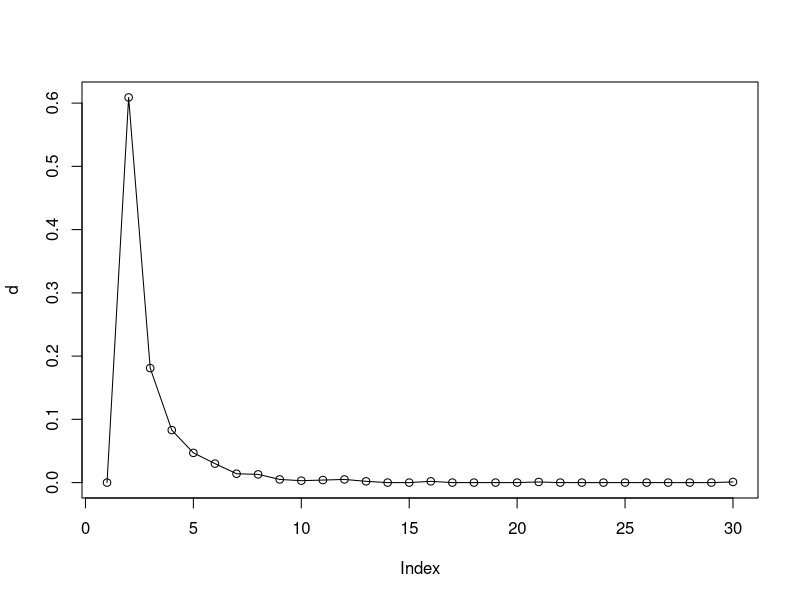

The R script that drew this image: (Note: this script raises an error after producing the figure.)
library(igraph)
#a
#create a undirected network with a fat-tailed degree distribution
g <- barabasi.game(1000,directed=FALSE)
d<-degree.distribution(g)
#png(filename="/Users/mysteryjoe/Desktop/ucla/ee232/figure1.png")
plot(d, type="o")
#diameter(g)
dev.off()
diameters<-0
count<-0
for(i in 1:100){
  g <- barabasi.game(1000,directed=FALSE)
  diameters<-diameters+diameter(g)
	if(is.connected(g))
	{
	count<-count+1
	}
}
#k<-count
print(count)
print(diameters/100)
#b
# find the giant connected component
cl <- clusters(g)
gccIndex = which.max(cl$csize)
nonGccNodes <- (1:vcount(g))[cl$membership != gccIndex]
gcc <- delete.vertices(g, nonGccNodes)
fc <- cluster_fast_greedy(gcc)
png(filename="p2.png")
plot(wc, gcc, vertex.size=5, vertex.label=NA)
dev.off()
#c
g <- barabasi.game(10000,directed=FALSE)
cl = clusters(g)
gccIndex = which.max(cl$csize)
#print(gccIndex+1)
nonGccNodes = (1:vcount(g))[cl$membership != gccIndex]
gcc <- delete.vertices(g,nonGccNodes)
struct = fastgreedy.community(gcc)
print(struct)
mod = modularity(struct)

print("modularity=")
print(modularity(gcc,membership(struct)))

##create a undirected network with a fat-tailed degree distribution with 10000 nodes
cl = clusters(g)
gccIndex = which.max(cl$csize)
#print(gccIndex+1)
nonGccNodes = (1:vcount(g))[cl$membership != gccIndex]
gcc <- delete.vertices(g,nonGccNodes)
struct = fastgreedy.community(gcc)
print(struct)
mod = modularity(struct)
print("modularity=")
print(modularity(gcc,membership(struct)))
#d
g <- barabasi.game(10000,power=-3, directed = FALSE)
degreesVector <- degree(g)
for (p in 1:10000){
  #randomly choose node i
  i<-sample(1:10000,1)
  b<-sample(1:degreesVector[i],1)
  #randomly choose the neighborhood node of i
  j<-neighborhood(g,1,i)[[1]][b+1]
  if(p==1){
    deg<-degreesVector[j]
    }else{
      deg<-c(deg,degreesVector[j])
    }
}
hs <- hist(deg, breaks=seq(-0.5, by=1 , length.out=max(deg)+2))
#degree distribution of node j 
dd <- data.frame(x=hs$mids, y=hs$density)
#png(filename="/Users/mysteryjoe/Desktop/ucla/ee232/figure2.png")
plot(dd , type="o")
dev.off()

